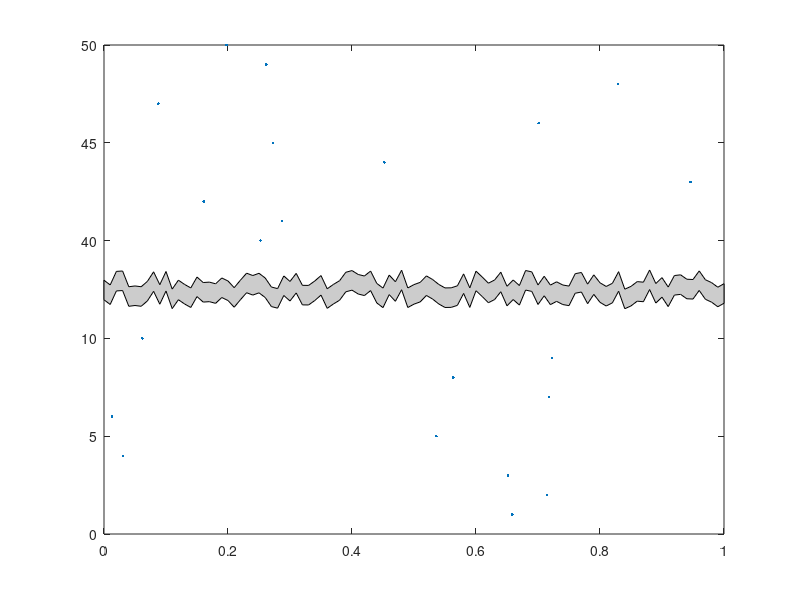

MATLAB code to generate this figure:
function h=BreakPlot(x,y,y_break_start,y_break_end,break_type)
% BreakPlot(x,y,y_break_start,y_break_end,break_type)
% Produces a plot who's y-axis skips to avoid unecessary blank space
% 
% INPUT
% x
% y
% y_break_start
% y_break_end
% break_type
%    if break_type='RPatch' the plot will look torn
%       in the broken space
%    if break_type='Patch' the plot will have a more
%       regular, zig-zag tear
%    if break_plot='Line' the plot will merely have
%       some hash marks on the y-axis to denote the
%       break
%
% USAGE:
% figure;
% BreakPlot(rand(1,21),[1:10,40:50],10,40,'Line');
% figure;
% BreakPlot(rand(1,21),[1:10,40:50],10,40,'Patch');
% figure;
% BreakPlot(rand(1,21),[1:10,40:50],10,40,'RPatch');
% figure;
% x=rand(1,21);y=[1:10,40:50];
% subplot(2,1,1);plot(x(y>=40),y(y>=40),'.');
% set(gca,'XTickLabel',[]);
% subplot(2,1,2);plot(x(y<=20),y(y<=20),'.');
%
% IT'S NOT FANCY, BUT IT WORKS.

% Michael Robbins
% robbins@bloomberg.net
% michael.robbins@bloomberg.net

% data
if nargin<5 break_type='RPatch'; end;
if nargin<4 y_break_end=40; end;
if nargin<3 y_break_start=10; end;
if nargin<2 y=[1:10,40:50]; end;
if nargin<1 x=rand(1,21); end;


y_break_mid=(y_break_end-y_break_start)./2+y_break_start;

% erase useless data
x(y>y_break_start & y <y_break_end)=[];
y(y>y_break_start & y <y_break_end)=[];

% leave room for the y_break_end
[junk,i]=min(y>=y_break_end);
if i>y_break_end
    x=[x(1:i-1) NaN x(i:end)];
    y=[y(1:i-1) y_break_mid y(i:end)];
end;

% remap
y2=y;
y2(y2>=y_break_end)=y2(y2>=y_break_end)-y_break_mid;

% plot
h=plot(x,y2,'.');

% make break
xlim=get(gca,'xlim');
ytick=get(gca,'YTick');
[junk,i]=min(ytick<=y_break_start);
y=(ytick(i)-ytick(i-1))./2+ytick(i-1);
dy=(ytick(2)-ytick(1))./10;
xtick=get(gca,'XTick');
x=xtick(1);
dx=(xtick(2)-xtick(1))./2;

switch break_type
    case 'Patch',
		% this can be vectorized
        dx=(xlim(2)-xlim(1))./10;
        yy=repmat([y-2.*dy y-dy],1,6);
        xx=xlim(1)+dx.*[0:11];
		patch([xx(:);flipud(xx(:))], ...
            [yy(:);flipud(yy(:)-2.*dy)], ...
            [.8 .8 .8])
    case 'RPatch',
		% this can be vectorized
        dx=(xlim(2)-xlim(1))./100;
        yy=y+rand(101,1).*2.*dy;
        xx=xlim(1)+dx.*(0:100);
		patch([xx(:);flipud(xx(:))], ...
            [yy(:);flipud(yy(:)-2.*dy)], ...
            [.8 .8 .8])
    case 'Line',
		line([x-dx x   ],[y-2.*dy y-dy   ]);
		line([x    x+dx],[y+dy    y+2.*dy]);
		line([x-dx x   ],[y-3.*dy y-2.*dy]);
		line([x    x+dx],[y+2.*dy y+3.*dy]);
end;
set(gca,'xlim',xlim);

% map back
ytick(ytick>y_break_start)=ytick(ytick>y_break_start)+y_break_mid;
for i=1:length(ytick)
   yticklabel{i}=sprintf('%d',ytick(i));
end;
set(gca,'yticklabel',yticklabel);
end